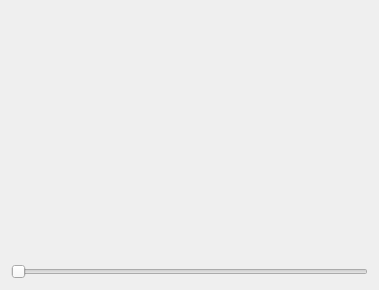
<?xml version="1.0" encoding="UTF-8"?>
<ui version="4.0">
 <class>Demo_SpeedWatch</class>
 <widget class="QWidget" name="Demo_SpeedWatch">
  <property name="geometry">
   <rect>
    <x>0</x>
    <y>0</y>
    <width>379</width>
    <height>290</height>
   </rect>
  </property>
  <property name="windowTitle">
   <string>Form</string>
  </property>
  <layout class="QVBoxLayout" name="verticalLayout">
   <item>
    <widget class="mySpeedWatch" name="widget" native="true"/>
   </item>
   <item>
    <widget class="QSlider" name="horizontalSlider">
     <property name="orientation">
      <enum>Qt::Horizontal</enum>
     </property>
    </widget>
   </item>
  </layout>
 </widget>
 <customwidgets>
  <customwidget>
   <class>mySpeedWatch</class>
   <extends>QWidget</extends>
   <header>myspeedwatch.h</header>
   <container>1</container>
  </customwidget>
 </customwidgets>
 <resources/>
 <connections/>
</ui>
